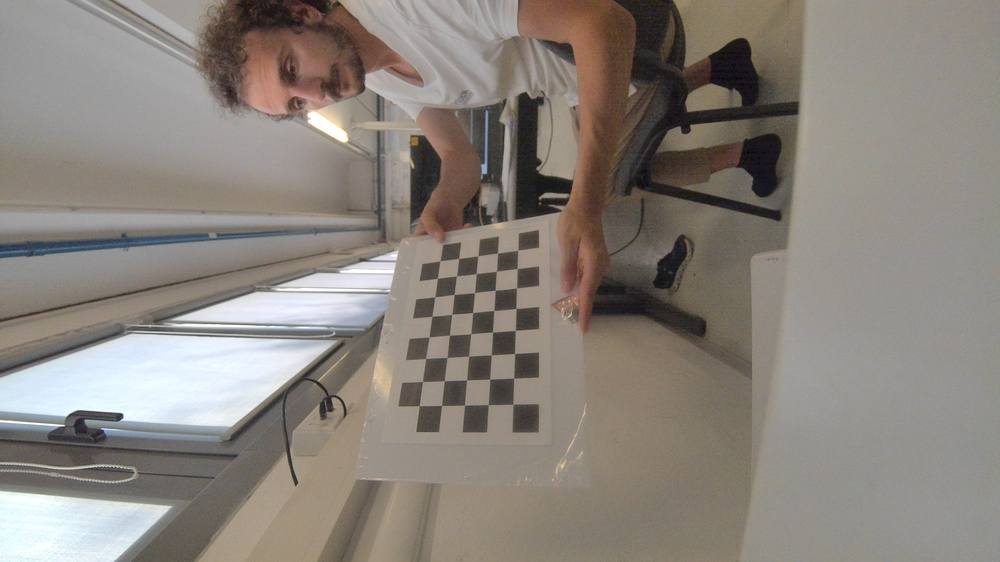
#> input picture owl_sense/Calibration/VCI-AR0822-C-1C801/VCI-AR0822-C-1C801_2025-09-18_15-54-50.620.jpg, 1000 x 562 px, shrunk from 3840 x 2160 before the run; its folder holds only this picture in this run
$ python calibrate_all.py
#> lines starting #> are read from the running program, lines starting #| are printed output that depends on the picture
#!/usr/bin/env python3
import argparse
import json
import signal
import sys
from pathlib import Path
from typing import List, Tuple

import cv2
import numpy as np

IMAGE_EXTS = {".png", ".jpg", ".jpeg", ".bmp", ".tif", ".tiff", ".webp"}

# ---- util --------------------------------------------------------------

def eprint(*a, **k):
    print(*a, file=sys.stderr, **k)

def find_images(folder: Path) -> List[Path]:
    return [p for p in sorted(folder.iterdir()) if p.is_file() and p.suffix.lower() in IMAGE_EXTS]

def collect_object_points(board_size: Tuple[int, int], square_size: float) -> np.ndarray:
    cols, rows = board_size
    objp = np.zeros((rows * cols, 3), np.float32)
    objp[:, :2] = np.mgrid[0:cols, 0:rows].T.reshape(-1, 2)
    objp *= float(square_size)
    return objp

def try_detect_corners(gray: np.ndarray, board_size: Tuple[int, int]):
    flags_fast = cv2.CALIB_CB_ADAPTIVE_THRESH | cv2.CALIB_CB_NORMALIZE_IMAGE | cv2.CALIB_CB_FAST_CHECK
    ret, corners = cv2.findChessboardCorners(gray, board_size, flags_fast)
    if not ret:
        flags = cv2.CALIB_CB_ADAPTIVE_THRESH | cv2.CALIB_CB_NORMALIZE_IMAGE
        ret, corners = cv2.findChessboardCorners(gray, board_size, flags)
    return ret, corners

def iter_target_dirs(root: Path) -> List[Path]:
    dirs = []
    # include root solo se contiene immagini
    if find_images(root):
        dirs.append(root)
    # include solo le sottocartelle di primo livello
    for p in sorted(root.iterdir()):
        if p.is_dir():
            dirs.append(p)
    return dirs

# ---- core --------------------------------------------------------------

def calibrate_folder(
    folder: Path,
    board_size: Tuple[int, int],
    square_size: float,
    json_name: str,
    verbose: bool,
    detect_downscale: float,
    max_images: int | None,
) -> tuple[bool, str]:
#> called with board_size = (9, 6), square_size = 1, json_name = 'calibration.json', verbose = False, detect_downscale = 1
    imgs = find_images(folder)
    if not imgs:
        return False, "Nessuna immagine trovata"

    if max_images:
        imgs = imgs[:max_images]

    if verbose:
        print(f"[{folder.name}] {len(imgs)} immagini da processare…", flush=True)

    objp = collect_object_points(board_size, square_size)
    objpoints = []
    imgpoints = []
    used_images = []

    im_w = im_h = None

    for idx, img_path in enumerate(imgs, 1):
        img = cv2.imread(str(img_path), cv2.IMREAD_COLOR)
#> img is the input picture: shape (562, 1000, 3); mean B, G, R 123.8, 131, 137.7
        if img is None:
            if verbose:
                print("?", end="", flush=True)
            continue

        gray = cv2.cvtColor(img, cv2.COLOR_BGR2GRAY)
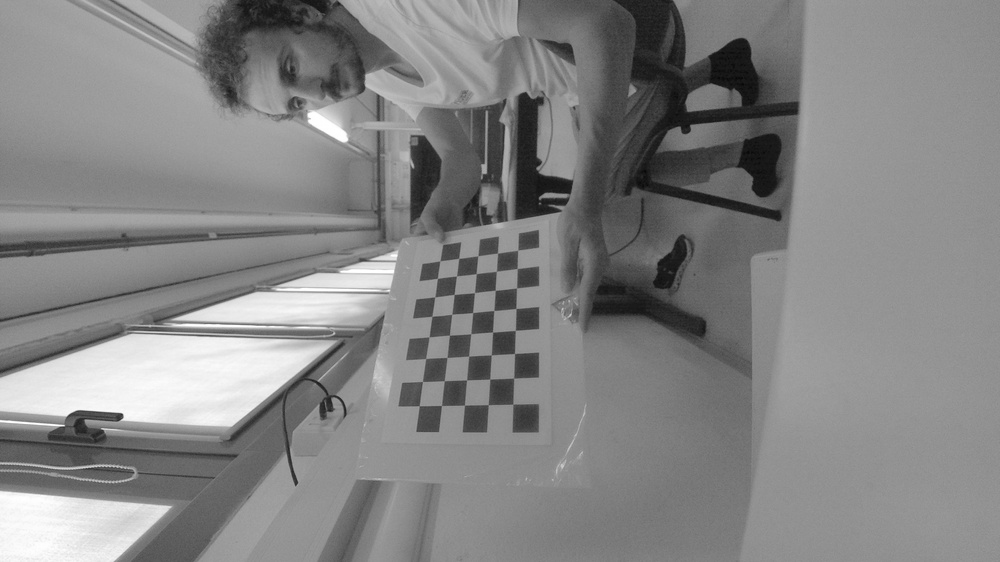
#> gray: shape (562, 1000); min 6, max 255, mean 132.2
        if im_w is None:
            im_h, im_w = gray.shape[:2]
#> im_h = 562; im_w = 1000

        # opzionale: rileva su ridotto e riscalo i corner
        if detect_downscale != 1.0:
            small = cv2.resize(gray, None, fx=1.0/detect_downscale, fy=1.0/detect_downscale, interpolation=cv2.INTER_AREA)
            ok, corners = try_detect_corners(small, board_size)
            if ok:
                corners = corners * detect_downscale  # riscalo alle coordinate originali
        else:
            ok, corners = try_detect_corners(gray, board_size)
#> in try_detect_corners, `ret, corners = cv2.findChessboardCorners(gray, board_size, flags_fast)`: ret = False; corners = None
#> ok = False

        if not ok:
            if verbose:
                print("x", end="", flush=True)
            continue

        # refine subpixel
        cv2.cornerSubPix(
            gray, corners, (11, 11), (-1, -1),
            (cv2.TERM_CRITERIA_EPS + cv2.TERM_CRITERIA_MAX_ITER, 30, 1e-3)
        )

        objpoints.append(objp.copy())
        imgpoints.append(corners)
        used_images.append(img_path.name)
        if verbose:
            print(".", end="", flush=True)

    if verbose:
        print("")  # newline

    if len(objpoints) < 5:
        return False, f"Troppi pochi scatti validi: {len(objpoints)} (min 5)"

    # calibrazione
    camera_matrix = np.eye(3, dtype=np.float64)
    dist_coeffs = np.zeros((8, 1), dtype=np.float64)

    rms, camera_matrix, dist_coeffs, rvecs, tvecs = cv2.calibrateCamera(
        objpoints, imgpoints, (im_w, im_h), camera_matrix, dist_coeffs,
        flags=cv2.CALIB_RATIONAL_MODEL,
        criteria=(cv2.TERM_CRITERIA_EPS + cv2.TERM_CRITERIA_MAX_ITER, 100, 1e-6),
    )

    # errori
    per_view_errors = []
    total_err = 0.0
    total_points = 0
    for i in range(len(objpoints)):
        projected, _ = cv2.projectPoints(objpoints[i], rvecs[i], tvecs[i], camera_matrix, dist_coeffs)
        e = cv2.norm(imgpoints[i], projected, cv2.NORM_L2)
        n = len(projected)
        per_view_errors.append(float(np.sqrt((e * e) / n)))
        total_err += e * e
        total_points += n
    mean_err = float(np.sqrt(total_err / total_points))

    data = {
        "folder": str(folder),
        "image_size": {"width": int(im_w), "height": int(im_h)},
        "board": {"cols": int(board_size[0]), "rows": int(board_size[1]), "square_size": float(square_size), "units": "user_units"},
        "rms": float(rms),
        "mean_reprojection_error": mean_err,
        "per_view_errors": per_view_errors,
        "used_images": used_images,
        "camera_matrix": camera_matrix.tolist(),
        "dist_coeffs": dist_coeffs.reshape(-1).tolist(),
        "rvecs": [rv.reshape(-1).tolist() for rv in rvecs],
        "tvecs": [tv.reshape(-1).tolist() for tv in tvecs],
        "flags": ["CALIB_RATIONAL_MODEL"],
        "opencv_version": cv2.__version__,
    }

    out_path = folder / json_name
    with open(out_path, "w", encoding="utf-8") as f:
        json.dump(data, f, indent=2)

    return True, f"OK → {out_path.name}  (RMS={rms:.4f}, mean reproj={mean_err:.4f}, views={len(used_images)})"

# ---- main --------------------------------------------------------------

def main():
    parser = argparse.ArgumentParser(description="Batch chessboard calibration (con log progressivi)")
    parser.add_argument("--root", type=Path, default=Path("Calibration"), help="Cartella padre (default: ./Calibration)")
    parser.add_argument("--board-cols", type=int, default=9, help="Inner corners (colonne)")
    parser.add_argument("--board-rows", type=int, default=6, help="Inner corners (righe)")
    parser.add_argument("--square-size", type=float, default=1.0, help="Lato quadrato (unità a scelta)")
    parser.add_argument("--json-name", type=str, default="calibration.json", help="Nome file JSON output")
    parser.add_argument("--force", action="store_true", help="Ricalibra anche se il JSON esiste")
    parser.add_argument("--verbose", action="store_true", help="Log dettagliato (consigliato)")
    parser.add_argument("--detect-downscale", type=float, default=1.0, help="Fattore di downscale SOLO per il detection (es. 2, 3, 4). 1.0 = nessuno")
    parser.add_argument("--max-images", type=int, default=0, help="Usa al massimo N immagini per cartella (0 = tutte)")
    parser.add_argument("--single-thread", action="store_true", help="Forza OpenCV a un solo thread (debug)")

    args = parser.parse_args()

    # gestione Ctrl-C pulita
    def _sigint(_sig, _frm):
        eprint("\nInterrotto dall'utente (Ctrl-C).")
        sys.exit(130)
    signal.signal(signal.SIGINT, _sigint)

    if args.single_thread:
        try:
            cv2.setNumThreads(1)
        except Exception:
            pass

    if not args.root.exists():
        eprint(f'La cartella "{args.root}" non esiste.')
        sys.exit(1)

    board_size = (args.board_cols, args.board_rows)
    max_images = args.max_images if args.max_images > 0 else None

    targets = iter_target_dirs(args.root)
    if not targets:
        eprint("Nessuna cartella/immagine da processare.")
        sys.exit(1)

    processed = skipped = failures = 0

    for d in targets:
        out_file = d / args.json_name
        if out_file.exists() and not args.force:
            skipped += 1
            if args.verbose:
                print(f"[{d.name}] presente {args.json_name} → skip", flush=True)
            continue

        if args.verbose:
            print(f"[{d.name}] calibrazione in corso…", flush=True)

        ok, msg = calibrate_folder(
            d, board_size, args.square_size, args.json_name, args.verbose,
            detect_downscale=max(1.0, args.detect_downscale),
            max_images=max_images,
        )
        if ok:
            processed += 1
            print(f"[{d.name}] {msg}", flush=True)
        else:
            failures += 1
            print(f"[{d.name}] FAIL: {msg}", flush=True)

    print(f"\nSummary: processed={processed}, skipped={skipped}, failures={failures}, total={len(targets)}", flush=True)

if __name__ == "__main__":
    main()

$ run again, on owl_sense/Calibration/VCI-AR0822-C-1C801/VCI-AR0822-C-1C801_2025-09-18_15-54-54.663.jpg
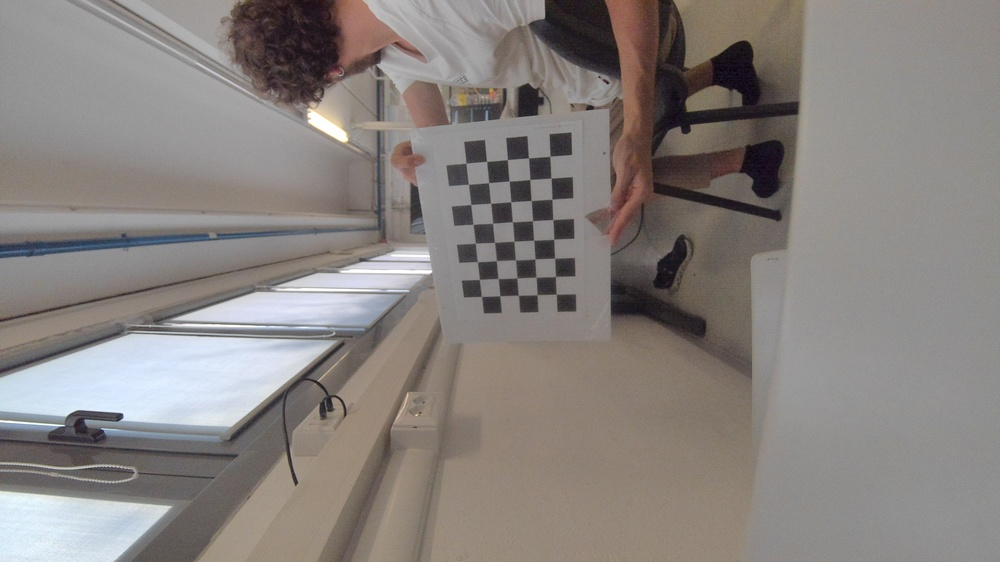
#> input picture owl_sense/Calibration/VCI-AR0822-C-1C801/VCI-AR0822-C-1C801_2025-09-18_15-54-54.663.jpg, 1000 x 562 px, shrunk from 3840 x 2160 before the run
#> in calibrate_folder, img is the input picture: shape (562, 1000, 3); mean B, G, R 126.8, 130, 135.8
#> in calibrate_folder, `gray = cv2.cvtColor(img, cv2.COLOR_BGR2GRAY)`:
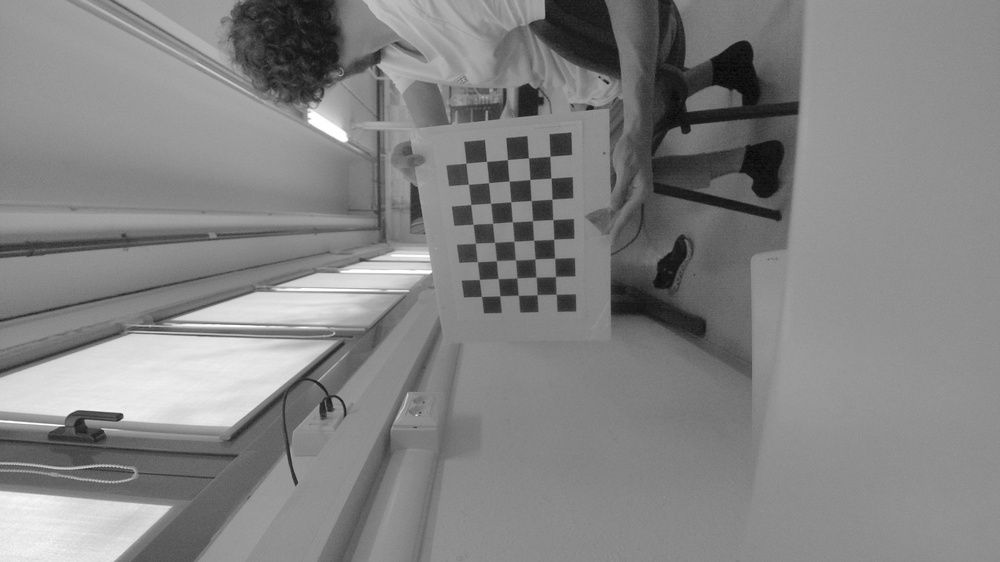
#> gray: shape (562, 1000); min 2, max 255, mean 131.4
#> ret = False; corners = None
#> ok = False
